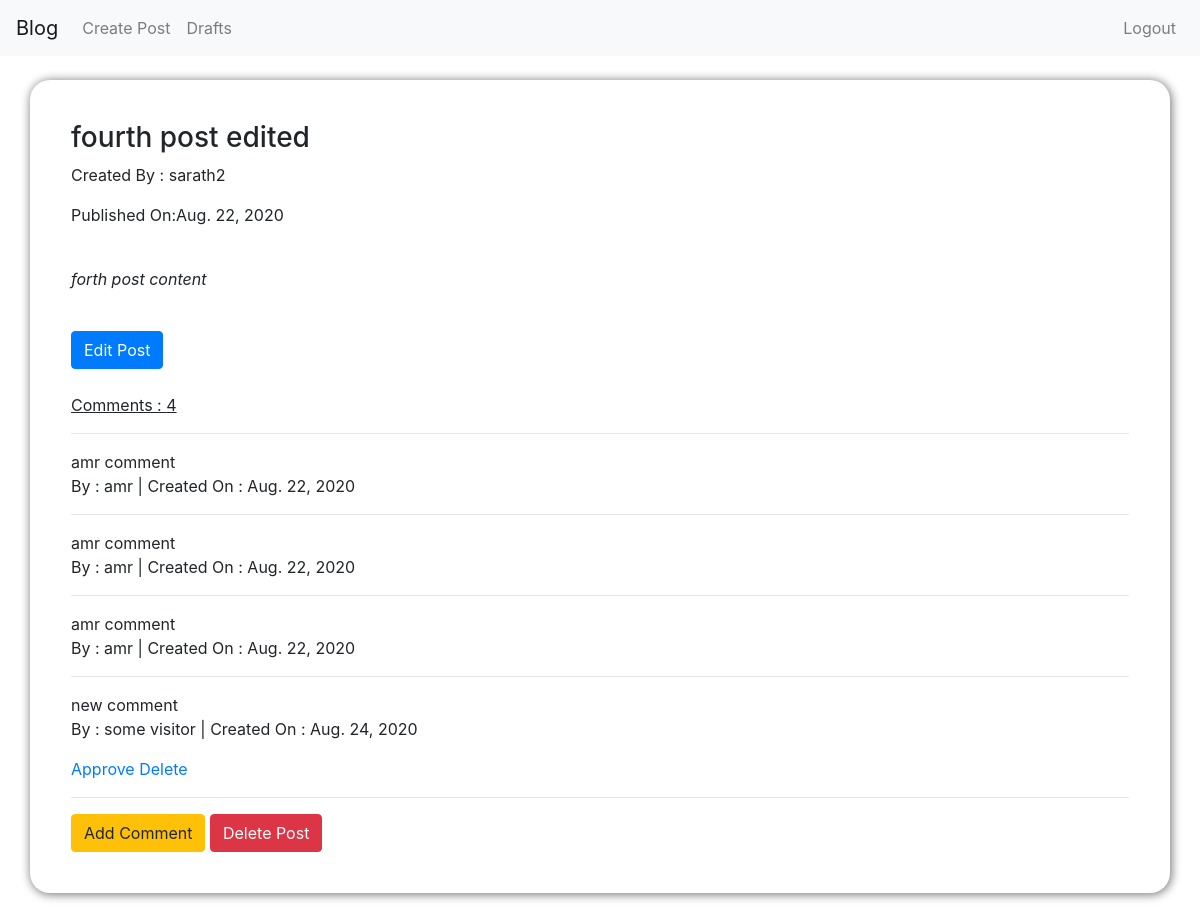
/blog_app/post/2/ (signed in), run on the app's committed database.
### blog_app/models.py (models this page shows, shortened)
class Post(models.Model):
    title = models.CharField(max_length = 264)
    author = models.ForeignKey(User)
    text = models.TextField(null=True)
    created_date = models.DateField(default = timezone.now)
    published_date = models.DateField(blank = True,null = True)

class Comment(models.Model):
    post = models.ForeignKey(Post , related_name="comments")
    commenter = models.CharField(max_length = 264)
    comment = models.TextField()
    created_date = models.DateField(default = timezone.now)
    approved_comment = models.BooleanField(default = False)

### blog_app/views.py (the view)
# urls.py: url(r'^post/(?P<pk>\d+)/$',views.PostDetailView.as_view(),name="post_detail"),
class PostDetailView(DetailView):
    model = Post
    template_name = 'blog_app/post_detail.html'
    context_object_name = 'post_detail'

### blog_app/templates/blog_app/post_detail.html (shortened to what this page needs)
{% extends 'blog_app/base.html'%}
{% block content%}
    <div class="post_div container-sm">
        <h3>{{post_detail.title}}</h3>
        <p>Created By : {{post_detail.author}}</p>
        {% if post_detail.published_date%}
            <p>Published On:{{post_detail.published_date}}</p>
        {% endif%}
        <br>
        <p><i>{{post_detail.text}}</i></p>
        <br>
        {% if user.is_authenticated %}
            <a class="btn btn-primary" href="{% url 'blog_app:post_update' pk=post_detail.pk%}">Edit Post</a>
        {% endif %}
        <br>
        <br>
        <p><u>Comments : {{post_detail.comments.count}}</u></p>
        <hr>
        {% for comment in post_detail.comments.all %}
            <div>
                {{comment.comment}}
                <p>By : {{comment.commenter}} | Created On : {{comment.created_date}}</p>
                {% if not comment.approved_comment %}
                    {% if user.is_authenticated %}
                        <a href="{% url 'blog_app:comment_approve' pk=comment.pk %}">Approve</a>
                        <a href="{% url 'blog_app:comment_delete' pk=comment.pk %}">Delete</a>
                    {% endif%}
                {% endif%}
            </div>
            <hr>
        {% endfor %}
        <a class="btn btn-warning" href="{% url 'blog_app:add_comment' pk=post_detail.pk%}">Add Comment</a>
        {% if user.is_authenticated %}
            <a class="btn btn-danger" href="{% url 'blog_app:post_delete' pk=post_detail.pk%}">Delete Post</a>
        {% endif %}
    </div>
{% endblock%}

### blog_app/static/css/blog_app.css (style rules this page uses)
.post_div { border: 1px solid transparent; box-shadow: 1px 1px 10px 1px grey; padding: 40px; margin: auto; margin-bottom: 40px; border-radius: 20px; }

### data on the page
Post: title "fourth post edited", author "sarath2", published_date "Aug. 22, 2020", text "forth post content", comments.count "4"
Comment: comment "amr comment", commenter "amr", created_date "Aug. 22, 2020"
Comment: comment "amr comment", commenter "amr", created_date "Aug. 22, 2020"
Comment: comment "amr comment", commenter "amr", created_date "Aug. 22, 2020"
Comment: comment "new comment", commenter "some visitor", created_date "Aug. 24, 2020", approved_comment "Approve"
